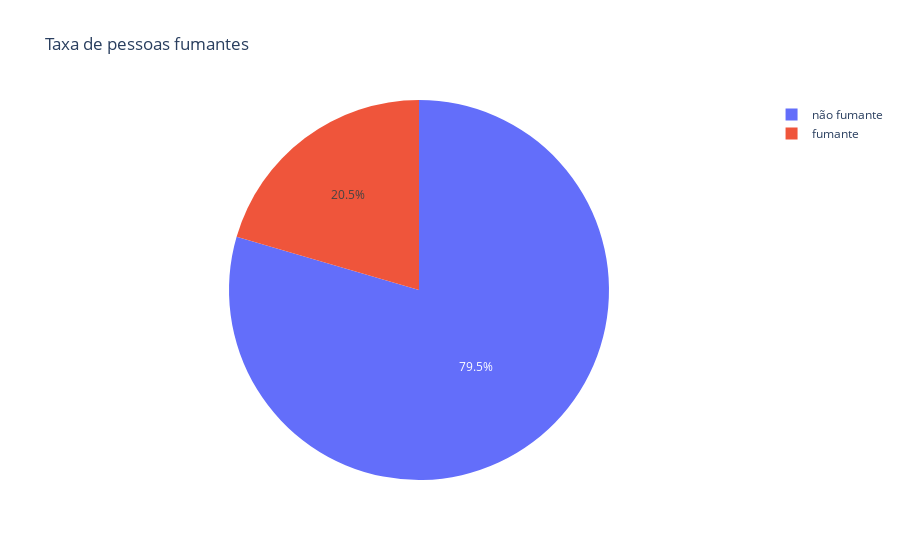

Here is the notebook cell this chart was saved with:
### Code cell
df_ins_copia['fumante'] = df_ins_copia['fumante'].map({0: 'não fumante', 1: 'fumante'})
pizza_grafico=px.pie(df_ins_copia['fumante'],df_ins_copia['fumante'],
                     title="Taxa de pessoas fumantes")
pizza_grafico.show()

### Figure 1 — Plotly figure (JSON) as saved in the notebook; plotly's stock layout.template omitted (floating-point values rounded to 4 significant figures; data arrays with more than 128 entries replaced by an {"elided": "..."} marker saying what was removed)
{"data": [{"domain": {"x": [0, 1], "y": [0, 1]}, "hovertemplate": "label=%{label}<extra></extra>", "labels": {"elided": "1338 str values"}, "legendgroup": "", "name": "", "showlegend": true, "type": "pie"}], "layout": {"legend": {"tracegroupgap": 0}, "title": {"text": "Taxa de pessoas fumantes"}}}
